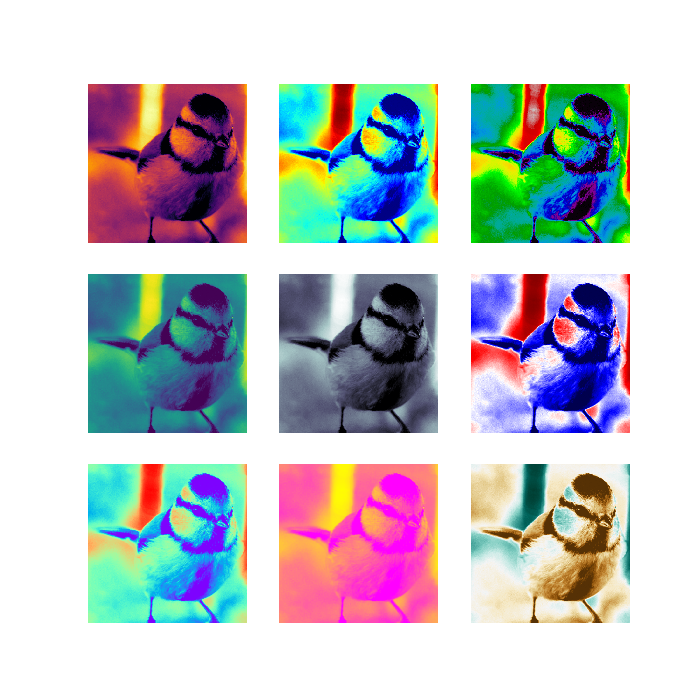

Write Python code to recreate this figure.
import numpy as np
import scipy as sp
import matplotlib.pyplot as plt
import matplotlib.image as mpimg
import matplotlib.gridspec as gs

plt.close('all')

image = mpimg.imread("blue_tit.png")
lum_image = image[:,:,0]

plt.figure(figsize(7,7))

grid = gs.GridSpec(nrows=3,ncols=3,)

ax1 = plt.subplot(grid[0,0])
ax1.imshow(lum_image, cmap='inferno')
ax1.axis('off')

ax2 = plt.subplot(grid[1,0])
ax2.imshow(lum_image, cmap='viridis')
ax2.axis('off')

ax3 = plt.subplot(grid[2,0])
ax3.imshow(lum_image, cmap='rainbow')
ax3.axis('off')

ax4 = plt.subplot(grid[0,1])
ax4.imshow(lum_image, cmap='jet')
ax4.axis('off')

ax5 = plt.subplot(grid[1,1])
ax5.imshow(lum_image, cmap='bone')
ax5.axis('off')

ax6 = plt.subplot(grid[2,1])
ax6.imshow(lum_image, cmap='spring')
ax6.axis('off')

ax7 = plt.subplot(grid[0,2])
ax7.imshow(lum_image, cmap='spectral')
ax7.axis('off')

ax8 = plt.subplot(grid[1,2])
ax8.imshow(lum_image, cmap='seismic')
ax8.axis('off')

ax9 = plt.subplot(grid[2,2])
ax9.imshow(lum_image, cmap='BrBG')
ax9.axis('off')

plt.savefig('ex_3_q_2.png')

